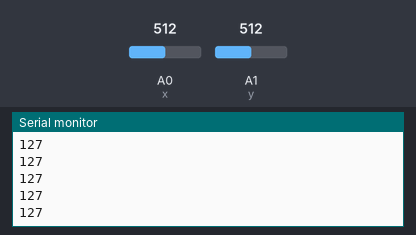
Recording of a sketch running on a simulated Arduino Uno, built with avr-gcc and run on an emulated ATmega328P. Shown: the last lines printed to the serial monitor. Inputs (shaded band) come from the test bench; at power-on: A1 (y) = 512, A0 (x) = 512. No radio packets arrive unless stated.

Above: at 1.2 s.
1.3 s: A1 (y) set to 716
At 2.2 s:
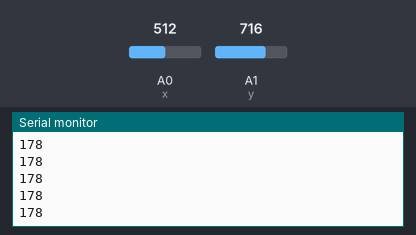
2.8 s: A1 (y) set to 900
At 3.9 s:
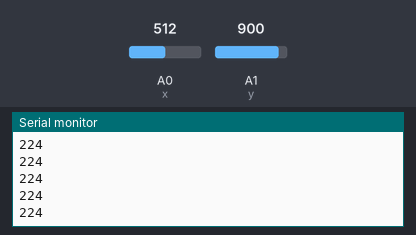
Timing chart, 0 to 5.8 s (numbered marks = the images above; inputs shaded):
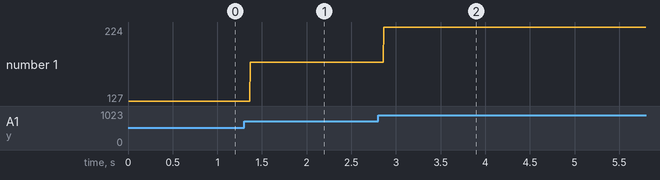

Measured:
- after the input at 1.3 s, the serial monitor: prints a new line after 0.07 s (image 1)
- after the input at 2.8 s, the serial monitor: prints a new line after 0.07 s (image 2)
- plotted number 1: 127 → 178 after the input at 1.3 s, 178 → 224 after the input at 2.8 s

The sketch:

robot_control.ino
```cpp
#include <SPI.h>
#include <nRF24L01.h>
#include <RF24.h>
#define CE_PIN 9
#define CSN_PIN 10
#define x A0
#define y A1
#include<printf.h>
char xyData[32] = "";

const byte address[6] = "00001";
RF24 radio(CE_PIN, CSN_PIN);
int data[2];

void setup()
{
 Serial.begin(9600);
 radio.begin();
 radio.openWritingPipe(address);
 radio.setPALevel(RF24_PA_MIN);
 radio.stopListening();
 pinMode(x,INPUT);
 pinMode(y,INPUT);

}

void loop()
{

  data[0] = map(analogRead(x), 0, 1023, 0, 255);
  data[1]= map(analogRead(y), 0, 1023, 0, 255);
  Serial.println(data[1]);
  radio.write(data, sizeof(data));
}
```
